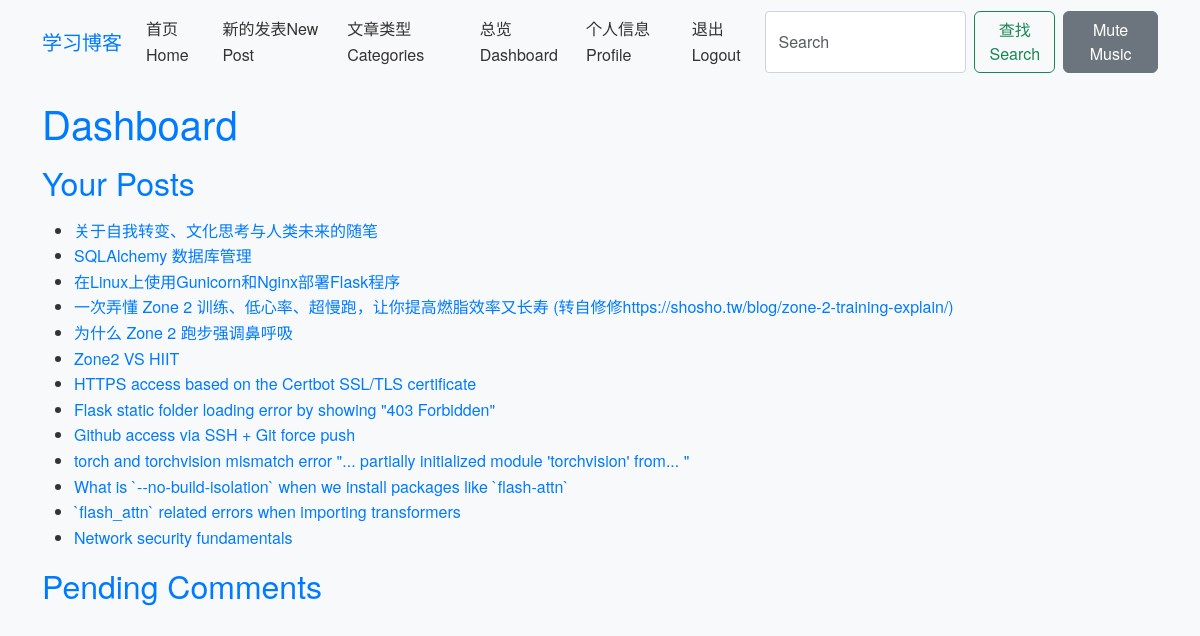
Page /dashboard (signed in) on the earlier database version.
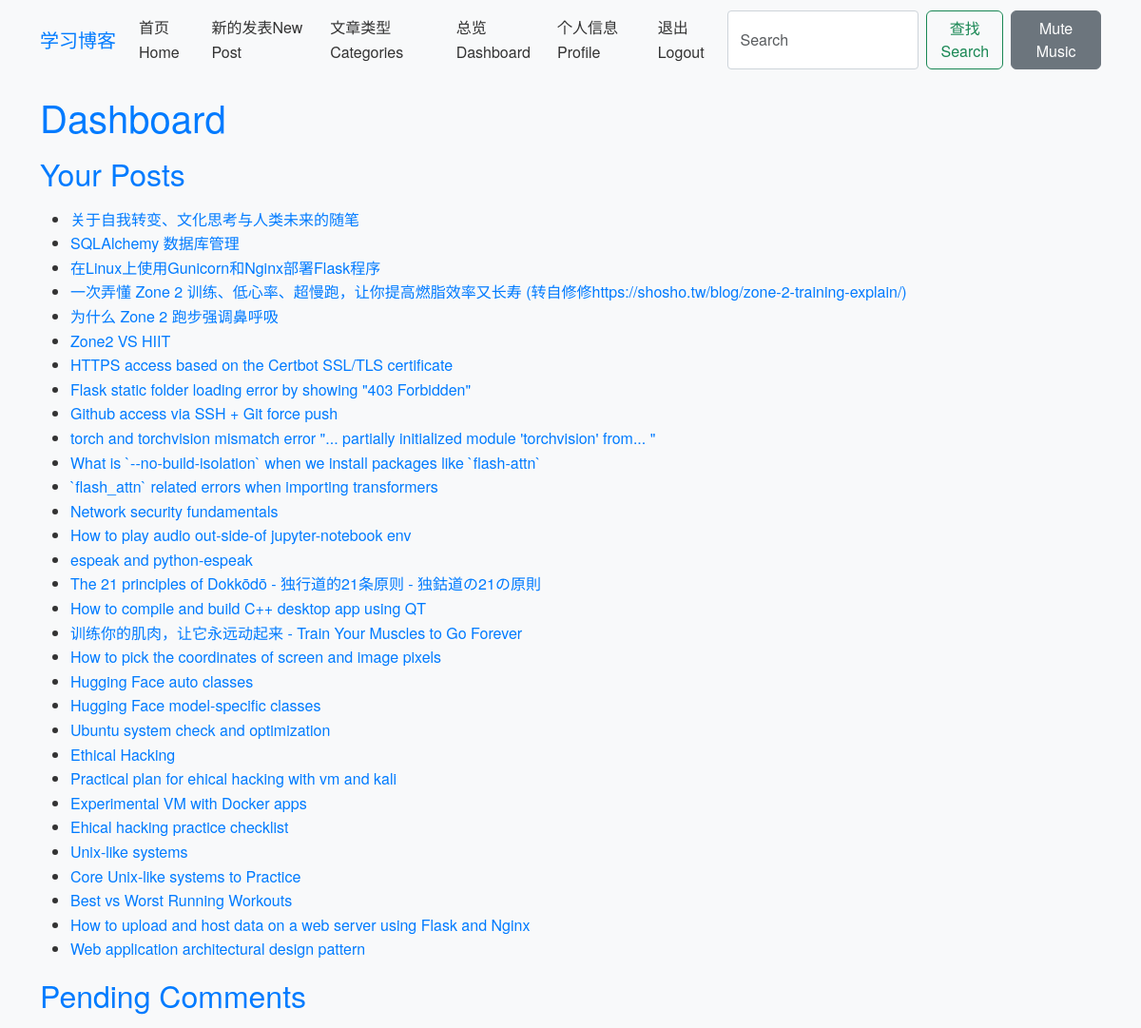
Same page on the later database version.
### app/models.py (models this page shows)
class Post(db.Model):
    id = db.Column(db.Integer, primary_key=True)
    title = db.Column(db.String(100), nullable=False)
    body = db.Column(db.Text, nullable=False)
    timestamp = db.Column(db.DateTime, index=True, default=datetime.utcnow)
    user_id = db.Column(db.Integer, db.ForeignKey('user.id'), nullable=False)
    category_id = db.Column(db.Integer, db.ForeignKey('category.id'))
    comments = db.relationship('Comment', backref='post', lazy='dynamic')

### app/routes.py (the view)
@bp.route('/dashboard')
@login_required
def dashboard():
    posts = current_user.posts.all()
    comments_pending = Comment.query.filter_by(approved=False).all()
    return render_template('dashboard.html', posts=posts, comments_pending=comments_pending)

### app/__init__.py (called while the page is built)
def create_app(config_class=Config):
    app = Flask(__name__)
    app.config.from_object(config_class)
    os.makedirs(app.config['UPLOAD_FOLDER'], exist_ok=True)
    db.init_app(app)
    migrate.init_app(app, db)
    login_manager.init_app(app)
    from app.models import User
    @login_manager.user_loader
    def load_user(user_id):
        return User.query.get(int(user_id))
    from app.routes import bp as main_bp  # Import the blueprint
    app.register_blueprint(main_bp)  # Register the blueprint
    with app.app_context():
        print("Registered routes:", [rule.rule for rule in app.url_map.iter_rules()])
    return app

### app/templates/dashboard.html (shortened to what this page needs)
{% extends 'base.html' %}
{% block content %}
<h1>Dashboard</h1>
<h2>Your Posts</h2>
<ul>
    {% for post in posts %}
    <li><a href="{{ url_for('main.post', post_id=post.id) }}">{{ post.title }}</a></li>
    {% endfor %}
</ul>
<h2>Pending Comments</h2>
{% endblock %}

Differences in the rows shown:
added Post: title "How to play audio out-side-of jupyter-notebook env"
added Post: title "espeak and python-espeak"
added Post: title "The 21 principles of Dokkōdō - 独行道的21条原则 - 独鈷道の21の原則"
added Post: title "How to compile and build C++ desktop app using QT"
added Post: title "训练你的肌肉，让它永远动起来 - Train Your Muscles to Go Forever"
added Post: title "How to pick the coordinates of screen and image pixels"
added Post: title "Hugging Face auto classes"
added Post: title "Hugging Face model-specific classes"
added Post: title "Ubuntu system check and optimization"
added Post: title "Ethical Hacking"
added Post: title "Practical plan for ehical hacking with vm and kali"
added Post: title "Experimental VM with Docker apps"
added Post: title "Ehical hacking practice checklist"
added Post: title "Unix-like systems"
added Post: title "Core Unix-like systems to Practice"
added Post: title "Best vs Worst Running Workouts"
added Post: title "How to upload and host data on a web server using Flask and Nginx"
added Post: title "Web application architectural design pattern"
